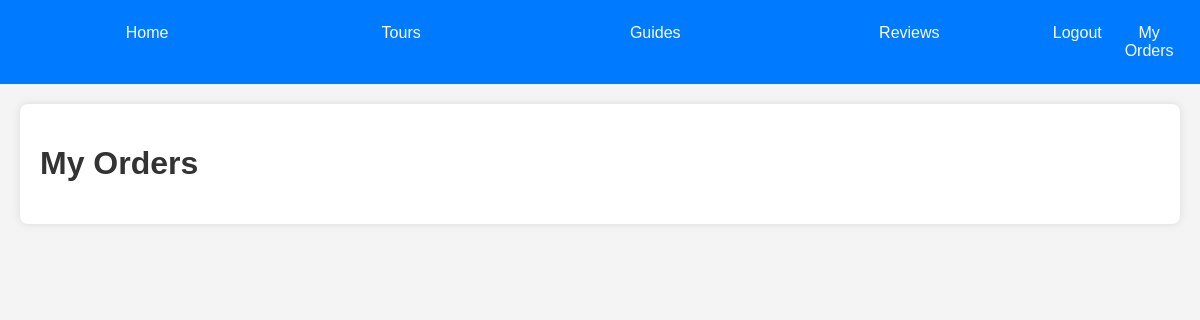
The app's page /tours/user_orders/ (signed in), older data.
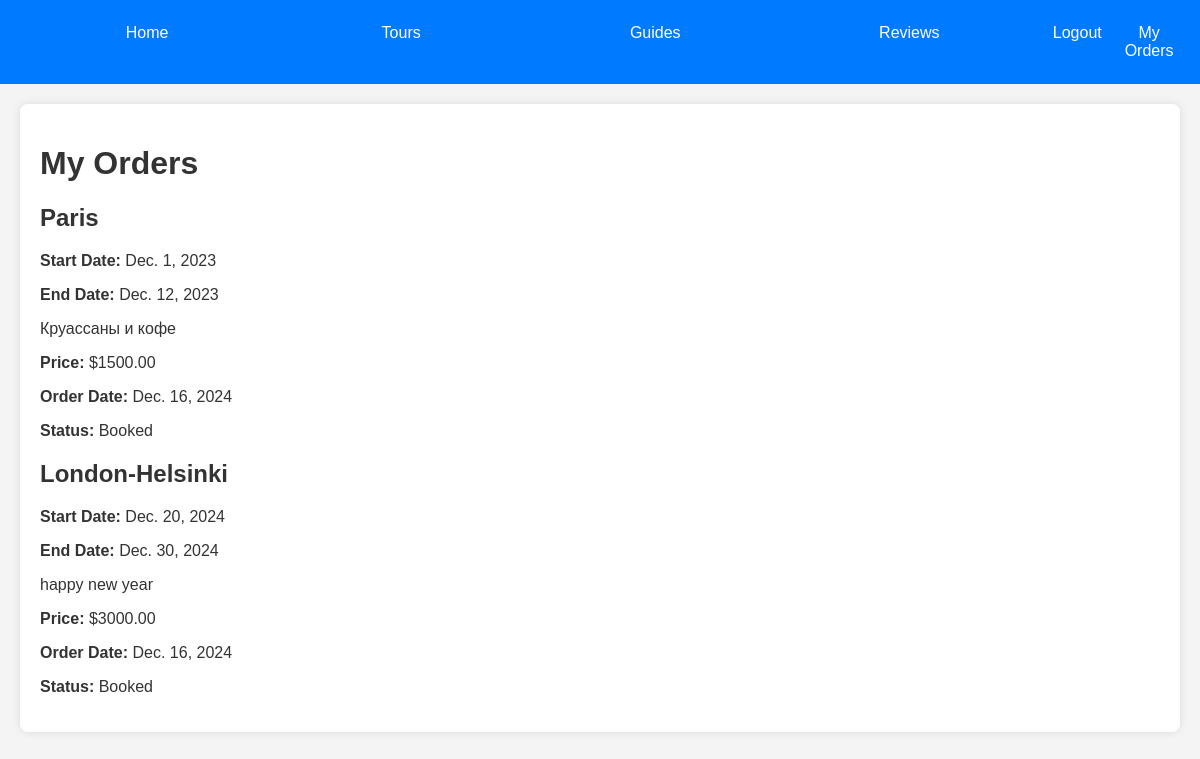
The same page, newer data.
### tours/models.py (models this page shows, shortened)
class Order(models.Model):
    user = models.ForeignKey(User, on_delete=models.CASCADE, default=1)  # Убедитесь, что у вас есть пользователь с ID 1
    tour = models.ForeignKey(Tour, on_delete=models.CASCADE)
    date_of_booking = models.DateField(auto_now_add=True)
    status = models.CharField(max_length=50)

class Tour(models.Model):
    name_tour = models.CharField(max_length = 50)
    date_of_start = models.DateField(null = True, blank = True)
    date_of_end = models.DateField(null = True, blank = True)
    description = models.TextField()
    price = models.DecimalField(max_digits=10, decimal_places=2, null=True, blank=True)

### tours/views.py (the view)
# urls.py: path('user_orders/', views.user_orders, name='user_orders'),
@login_required
def user_orders(request):
    orders = Order.objects.filter(user=request.user)
    return render(request, 'users/user_orders.html', {'orders': orders})

### tours/templates/users/user_orders.html (shortened to what this page needs)
{% extends 'base.html' %}
{% block content %}
    <h1>My Orders</h1>
    <div class="order-list">
        {% for order in orders %}
            <div class="order-item">
                <h2>{{ order.tour.name_tour }}</h2>
                <p><strong>Start Date:</strong> {{ order.tour.date_of_start }}</p>
                <p><strong>End Date:</strong> {{ order.tour.date_of_end }}</p>
                <p>{{ order.tour.description }}</p>
                <p><strong>Price:</strong> ${{ order.tour.price }}</p>
                <p><strong>Order Date:</strong> {{ order.date_of_booking }}</p>
                <p><strong>Status:</strong> {{ order.status }}</p>
            </div>
        {% endfor %}
    </div>
{% endblock %}

### tours/templates/base.html (shortened to what this page needs)
{% load static %}
<!DOCTYPE html>
<html lang="en">
<head>
</head>
<body>
    <nav>
        <ul>
            <li><a href="{% url 'home' %}">Home</a></li>
            <li><a href="{% url 'tour_list' %}">Tours</a></li>
            <li><a href="{% url 'guide_list' %}">Guides</a></li>
            <li><a href="{% url 'review_list' %}">Reviews</a></li>
            {% if user.is_authenticated %}
                <div class="auth-buttons">
                    <li><a href="{% url 'logout' %}">Logout</a></li>
                    <li><a href="{% url 'user_orders' %}">My Orders</a></li>
                </div>
            {% else %}
                <div class="auth-buttons">
                    <li><a href="{% url 'register' %}">Register</a></li>
                    <li><a href="{% url 'login' %}">Login</a></li>
                </div>
            {% endif %}
        </ul>
    </nav>
    <main>
        <div class="content">
            {% block content %}
            {% endblock %}
        </div>
    </main>
</body>
</html>

### tours/templates/base.html (style rules this page uses)
body { font-family: Arial, sans-serif; margin: 0; padding: 0; background-color: #f4f4f4; color: #333; }
nav { background-color: #007bff; padding: 10px 20px; }
nav ul { list-style-type: none; margin: 0; padding: 0; display: flex; justify-content: space-around; }
nav ul li { flex: 1; }
nav ul li a { display: block; color: white; text-align: center; padding: 14px 0; text-decoration: none; transition: background-color 0.3s; }
.auth-buttons { display: flex; justify-content: flex-end; margin-left: auto; }
.auth-buttons a { margin-left: 10px; }
main { padding: 20px; }
.content { background-color: white; padding: 20px; border-radius: 8px; box-shadow: 0 0 10px rgba(0, 0, 0, 0.1); }

Row changes from the older to the newer data that the page shows:
added Order: tour.name_tour "Paris", tour.date_of_start "Dec. 1, 2023", tour.date_of_end "Dec. 12, 2023", tour.description "Круассаны и кофе", tour.price "1500.00", date_of_booking "Dec. 16, 2024", status "Booked"
added Order: tour.name_tour "London-Helsinki", tour.date_of_start "Dec. 20, 2024", tour.date_of_end "Dec. 30, 2024", tour.description "happy new year", tour.price "3000.00", date_of_booking "Dec. 16, 2024", status "Booked"
